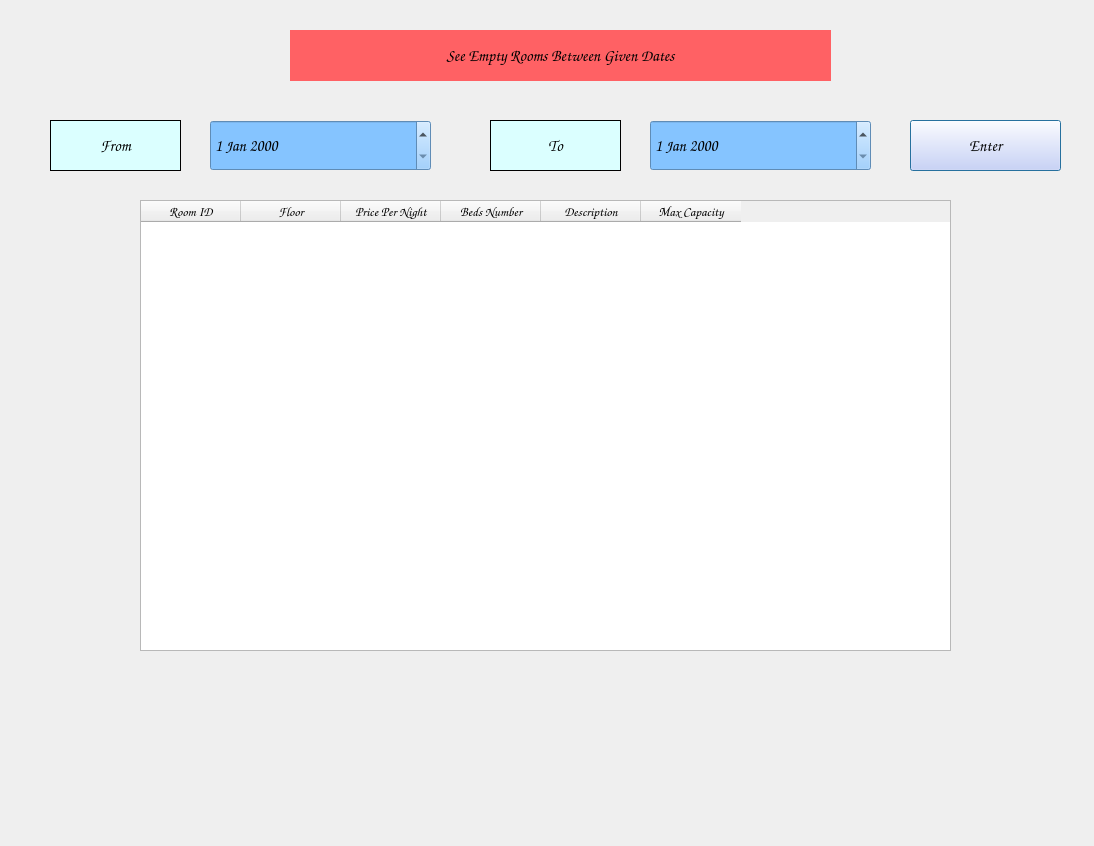
<?xml version="1.0" encoding="UTF-8"?>
<ui version="4.0">
 <class>FreeRooms</class>
 <widget class="QDialog" name="FreeRooms">
  <property name="geometry">
   <rect>
    <x>0</x>
    <y>0</y>
    <width>1094</width>
    <height>846</height>
   </rect>
  </property>
  <property name="cursor">
   <cursorShape>OpenHandCursor</cursorShape>
  </property>
  <property name="windowTitle">
   <string>Free Rooms</string>
  </property>
  <widget class="QDateEdit" name="FreeRooms_DateEditOne">
   <property name="geometry">
    <rect>
     <x>210</x>
     <y>120</y>
     <width>221</width>
     <height>51</height>
    </rect>
   </property>
   <property name="font">
    <font>
     <family>Comic Sans MS</family>
     <pointsize>12</pointsize>
     <weight>75</weight>
     <bold>true</bold>
    </font>
   </property>
   <property name="styleSheet">
    <string notr="true">background-color: rgb(133, 196, 255);</string>
   </property>
  </widget>
  <widget class="QDateEdit" name="FreeRooms_DateEditTwo">
   <property name="geometry">
    <rect>
     <x>650</x>
     <y>120</y>
     <width>221</width>
     <height>51</height>
    </rect>
   </property>
   <property name="font">
    <font>
     <family>Comic Sans MS</family>
     <pointsize>12</pointsize>
     <weight>75</weight>
     <bold>true</bold>
    </font>
   </property>
   <property name="styleSheet">
    <string notr="true">background-color: rgb(133, 196, 255);</string>
   </property>
  </widget>
  <widget class="QLabel" name="FreeRooms_From">
   <property name="geometry">
    <rect>
     <x>50</x>
     <y>120</y>
     <width>131</width>
     <height>51</height>
    </rect>
   </property>
   <property name="font">
    <font>
     <family>Comic Sans MS</family>
     <pointsize>12</pointsize>
     <weight>75</weight>
     <bold>true</bold>
    </font>
   </property>
   <property name="cursor">
    <cursorShape>OpenHandCursor</cursorShape>
   </property>
   <property name="styleSheet">
    <string notr="true">background-color: rgb(219, 255, 255);</string>
   </property>
   <property name="frameShape">
    <enum>QFrame::Panel</enum>
   </property>
   <property name="text">
    <string>From</string>
   </property>
   <property name="alignment">
    <set>Qt::AlignCenter</set>
   </property>
  </widget>
  <widget class="QLabel" name="FreeRooms_To">
   <property name="geometry">
    <rect>
     <x>490</x>
     <y>120</y>
     <width>131</width>
     <height>51</height>
    </rect>
   </property>
   <property name="font">
    <font>
     <family>Comic Sans MS</family>
     <pointsize>12</pointsize>
     <weight>75</weight>
     <bold>true</bold>
    </font>
   </property>
   <property name="cursor">
    <cursorShape>OpenHandCursor</cursorShape>
   </property>
   <property name="styleSheet">
    <string notr="true">background-color: rgb(219, 255, 255);</string>
   </property>
   <property name="frameShape">
    <enum>QFrame::Panel</enum>
   </property>
   <property name="text">
    <string>To</string>
   </property>
   <property name="alignment">
    <set>Qt::AlignCenter</set>
   </property>
  </widget>
  <widget class="QLabel" name="SeeFreeRooms_L">
   <property name="geometry">
    <rect>
     <x>290</x>
     <y>30</y>
     <width>541</width>
     <height>51</height>
    </rect>
   </property>
   <property name="font">
    <font>
     <family>Comic Sans MS</family>
     <pointsize>12</pointsize>
     <weight>75</weight>
     <bold>true</bold>
    </font>
   </property>
   <property name="cursor">
    <cursorShape>PointingHandCursor</cursorShape>
   </property>
   <property name="styleSheet">
    <string notr="true">background-color: rgb(255, 97, 100);</string>
   </property>
   <property name="text">
    <string>See Empty Rooms Between Given Dates</string>
   </property>
   <property name="alignment">
    <set>Qt::AlignCenter</set>
   </property>
   <property name="margin">
    <number>1</number>
   </property>
  </widget>
  <widget class="QPushButton" name="SeeFreeRooms_B">
   <property name="geometry">
    <rect>
     <x>910</x>
     <y>120</y>
     <width>151</width>
     <height>51</height>
    </rect>
   </property>
   <property name="font">
    <font>
     <family>Comic Sans MS</family>
     <pointsize>12</pointsize>
     <weight>75</weight>
     <bold>true</bold>
    </font>
   </property>
   <property name="cursor">
    <cursorShape>PointingHandCursor</cursorShape>
   </property>
   <property name="styleSheet">
    <string notr="true">background-color: rgb(208, 209, 255);</string>
   </property>
   <property name="text">
    <string>Enter</string>
   </property>
  </widget>
  <widget class="QTableWidget" name="FreeRooms_TableWidget">
   <property name="geometry">
    <rect>
     <x>140</x>
     <y>200</y>
     <width>811</width>
     <height>451</height>
    </rect>
   </property>
   <column>
    <property name="text">
     <string>Room ID</string>
    </property>
    <property name="font">
     <font>
      <family>Comic Sans MS</family>
      <pointsize>10</pointsize>
      <weight>75</weight>
      <bold>true</bold>
     </font>
    </property>
    <property name="textAlignment">
     <set>AlignCenter</set>
    </property>
    <property name="background">
     <color>
      <red>120</red>
      <green>105</green>
      <blue>110</blue>
     </color>
    </property>
    <property name="foreground">
     <brush brushstyle="SolidPattern">
      <color alpha="255">
       <red>0</red>
       <green>0</green>
       <blue>0</blue>
      </color>
     </brush>
    </property>
   </column>
   <column>
    <property name="text">
     <string>Floor</string>
    </property>
    <property name="font">
     <font>
      <family>Comic Sans MS</family>
      <pointsize>10</pointsize>
      <weight>75</weight>
      <bold>true</bold>
     </font>
    </property>
    <property name="textAlignment">
     <set>AlignCenter</set>
    </property>
   </column>
   <column>
    <property name="text">
     <string>Price Per Night</string>
    </property>
    <property name="font">
     <font>
      <family>Comic Sans MS</family>
      <pointsize>10</pointsize>
      <weight>75</weight>
      <bold>true</bold>
     </font>
    </property>
    <property name="textAlignment">
     <set>AlignCenter</set>
    </property>
   </column>
   <column>
    <property name="text">
     <string>Beds Number</string>
    </property>
    <property name="font">
     <font>
      <family>Comic Sans MS</family>
      <pointsize>10</pointsize>
      <weight>75</weight>
      <bold>true</bold>
     </font>
    </property>
    <property name="textAlignment">
     <set>AlignCenter</set>
    </property>
   </column>
   <column>
    <property name="text">
     <string>Description</string>
    </property>
    <property name="font">
     <font>
      <family>Comic Sans MS</family>
      <pointsize>10</pointsize>
      <weight>75</weight>
      <bold>true</bold>
     </font>
    </property>
    <property name="textAlignment">
     <set>AlignCenter</set>
    </property>
   </column>
   <column>
    <property name="text">
     <string>Max Capacity</string>
    </property>
    <property name="font">
     <font>
      <family>Comic Sans MS</family>
      <pointsize>10</pointsize>
      <weight>75</weight>
      <bold>true</bold>
     </font>
    </property>
    <property name="textAlignment">
     <set>AlignCenter</set>
    </property>
   </column>
  </widget>
 </widget>
 <resources/>
 <connections/>
</ui>
